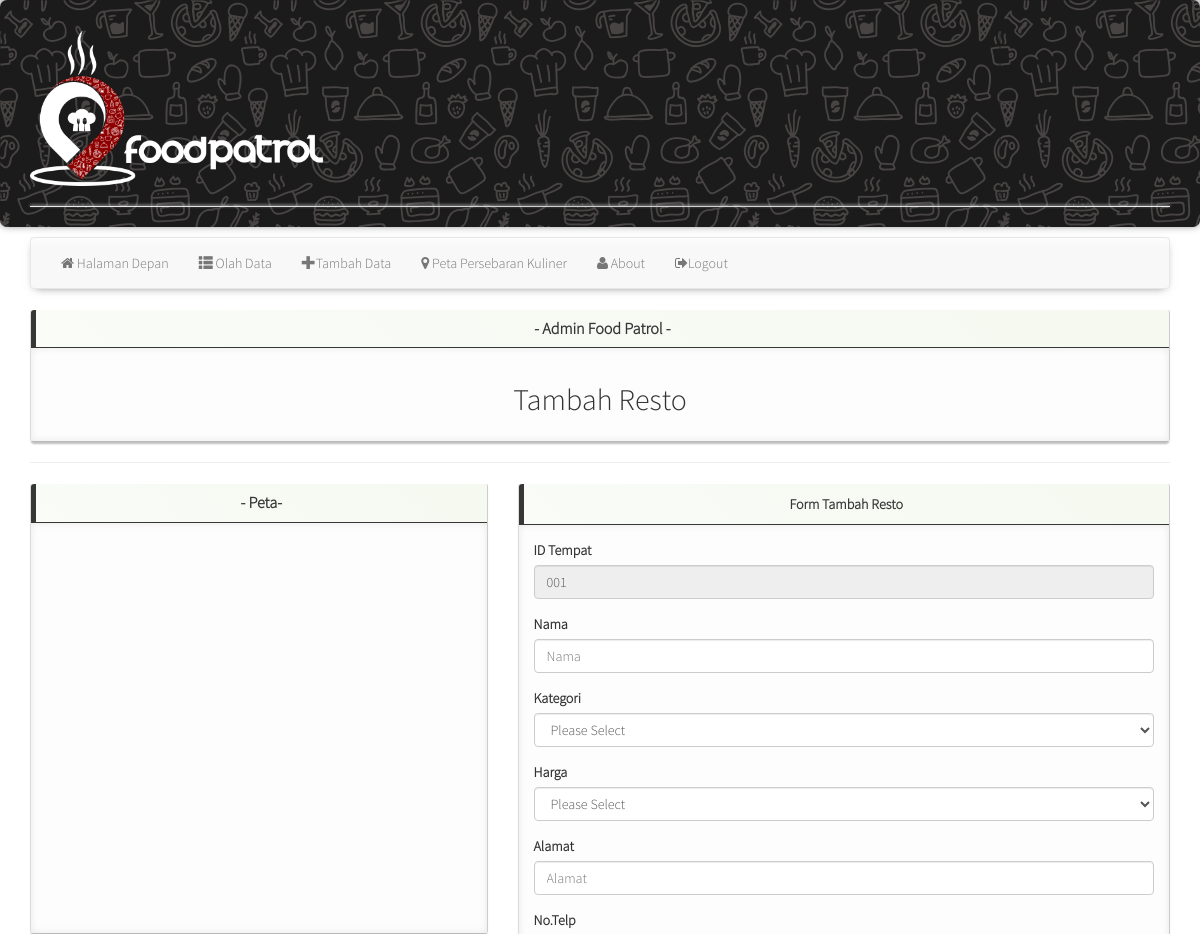
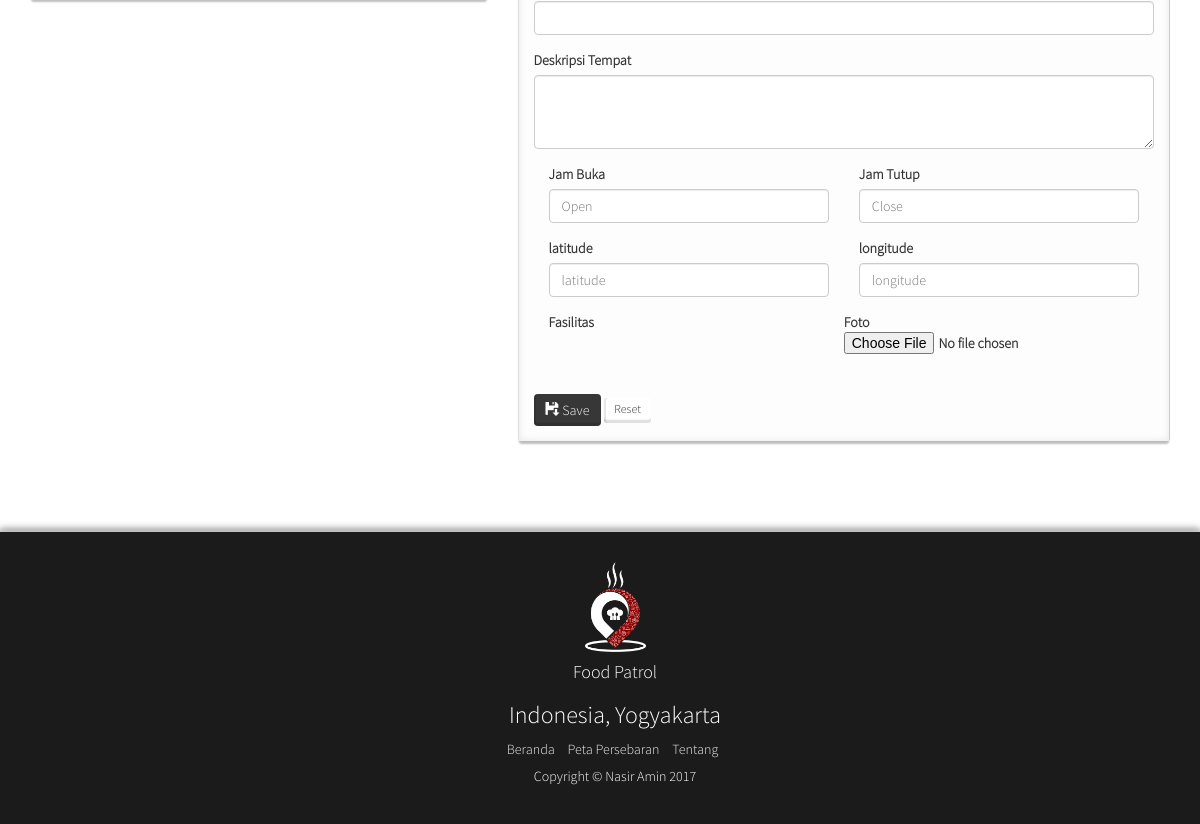
Before: /tambah_resto.php with the older database file (2 pictures, top to bottom).
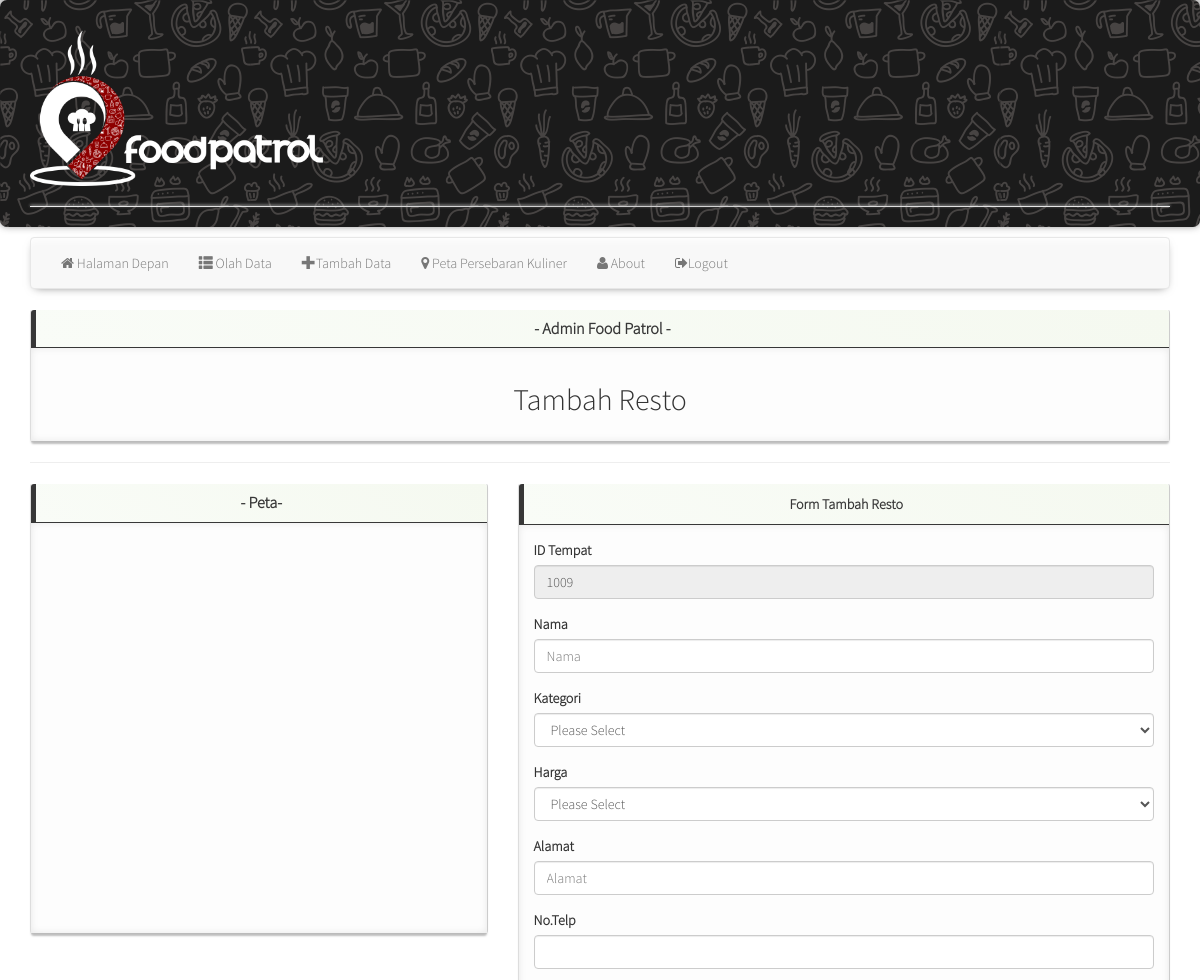
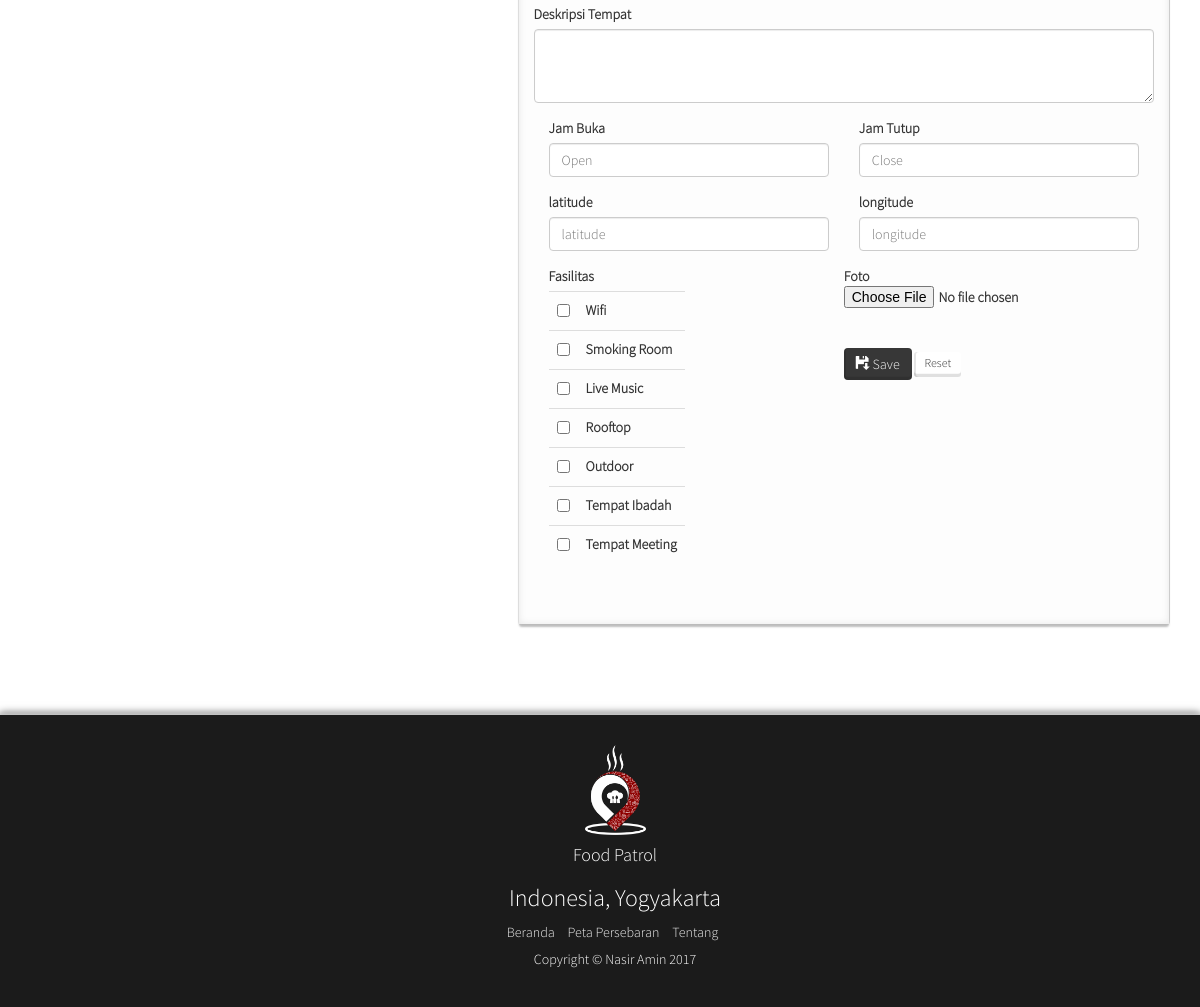
After: the same page with the newer database file (2 pictures, top to bottom).
### tables this page shows
CREATE TABLE `tempat` (
  `id_tempat` int(20) NOT NULL,
  `nama_tempat` varchar(100) NOT NULL,
  `alamat` text NOT NULL,
  `no_telp` varchar(100) NOT NULL,
  `deskripsi` text NOT NULL,
  `id_kategori_tempat` varchar(20) NOT NULL,
  `url` varchar(255) NOT NULL,
  `open_time` time NOT NULL,
  `close_time` time NOT NULL,
  `lat` double NOT NULL,
  `lng` double NOT NULL,
  `id_harga` varchar(100) NOT NULL,
  `status` int(20) NOT NULL,
  `rating` float NOT NULL
);

CREATE TABLE `fasilitas` (
  `id_fasilitas` int(20) NOT NULL,
  `nama_fasilitas` varchar(100) NOT NULL,
  `url` varchar(255) NOT NULL
);

### tambah_resto.php (the view, shortened to what the changed rows need)
<?php
$title = "Admin Food Patrol";
include_once "header.php";
include_once "koneksi.php";
$query = "SELECT id_tempat FROM tempat ORDER BY id_tempat DESC LIMIT 1";
$result = mysql_query($query, $koneksi);
$row = mysql_fetch_array($result);
$last_id = $row["id_tempat"];
$id_letter = substr($last_id, 0, 1);
$id_num = substr($last_id, 1) + 1;
$id_num = str_pad($id_num, 3, "0", STR_PAD_LEFT);
$new_id = $id_letter . $id_num;
?>
<link rel="stylesheet" type="text/css" href="css/jquery.datetimepicker.css"/>
      <div class="row">
        <div class="col-md-12">
          <div class="panel panel-info panel-dashboard">
            <div class="panel-heading centered">
              <h2 class="panel-title"><strong> - <?php echo $title ?> - </strong></h2>
            </div>
            <div class="panel-body centered">
                     <h2>Tambah Resto</h2>
                    </div>
              </div>
                  <div class="row">
 <div class="col-md-5">
          <div class="panel panel-info panel-dashboard">
            <div class="panel-heading centered">
              <h2 class="panel-title"><strong> - Peta- </strong></h4>
            </div>
          </div>
        </div>
                   <div class="col-md-7">
                     <div class="panel panel-info panel-dashboard">
                       <div class="panel-body">
                  <form  method="post" enctype="multipart/form-data" name="form"  action="input_resto.php">
   <div class="form-group">
    <label class="col-form-label" for="id_tempat">ID Tempat</label>
   <input type="text" class="form-control" name="id_tempat" id="id_tempat"  placeholder="ID"  readonly="readonly" value="<?php echo $new_id; ?>">
  </div>
<div class="form-group">
  <div class="form-group col-md-6">
        <div class="form-check">
          <label class="form-check-label">
              <table class="table ">
       <?php
          $query= mysql_query("select * from fasilitas");
          while($hasil=mysql_fetch_array($query)){
       ?>
          <tr>
           <td>
                <input type="checkbox" class="form-check-input" name="fasilitas[]"
                value="<?php echo $hasil['id_fasilitas']?>">
          </td>
           <td>
                <?php echo $hasil['nama_fasilitas']?>
          </td>
          </tr>
       <?php
         }
       ?>
              </table>
            </label>
          </div>
  </div>
</div>
  <br>
   <button class="btn btn-primary" type="submit" name="submit" id="submit" value="submit" ><span class="glyphicon glyphicon-floppy-save"></span>&nbsp;Save</button> <button type="reset" class="btn btn-default btn-sm">Reset</button></div>
 </div>
            </div>
          </div></div></div></div>
<?php include_once "footer.php" ?>

Changed rows visible on the page:
added tempat: id_tempat "1009"
added fasilitas: nama_fasilitas "Wifi"
added fasilitas: nama_fasilitas "Smoking Room"
added fasilitas: nama_fasilitas "Live Music"
added fasilitas: nama_fasilitas "Rooftop"
added fasilitas: nama_fasilitas "Outdoor"
added fasilitas: nama_fasilitas "Tempat Ibadah"
added fasilitas: nama_fasilitas "Tempat Meeting"
Other visible differences:
form field id_tempat: "001" → (not shown)
